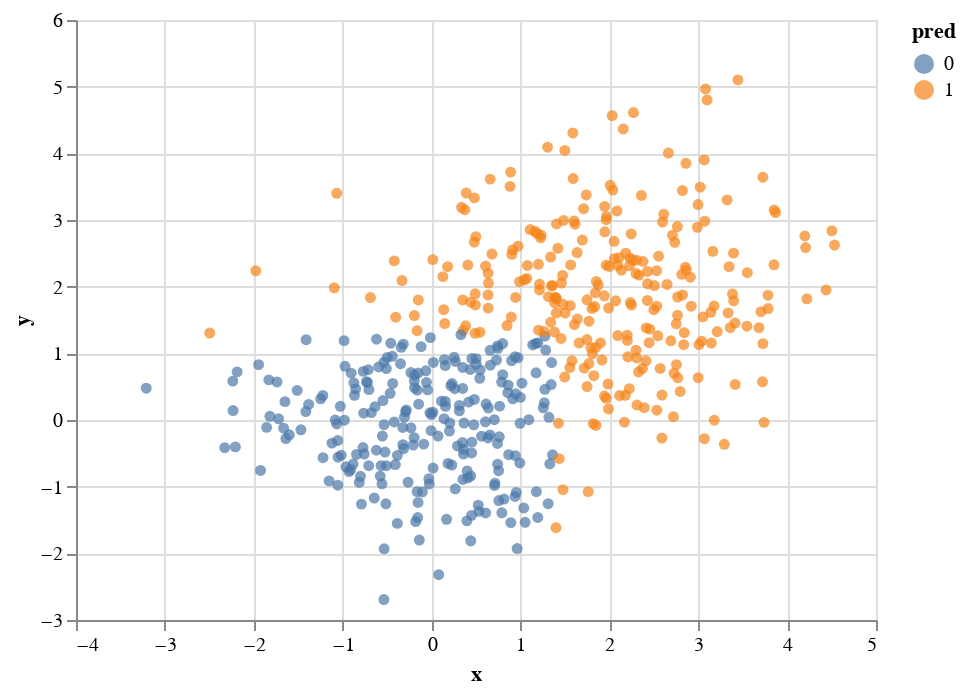

Here is the notebook cell this chart was saved with:
### Markdown cell above
Notice the linear boundaries here.  That is always the case with decision trees, but sometimes there are so many linear boundaries that we can't actually recognize the boundaries.  Here we are using 3 leaf nodes, so there are only 3 regions in the space.

### Code cell
make_chart(clf, X)

### Figure 1 — Vega-Lite specification as saved in the notebook (floating-point values rounded to 4 significant figures; data arrays with more than 128 entries replaced by an {"elided": "..."} marker saying what was removed)
{"config": {"view": {"continuousWidth": 400, "continuousHeight": 300}}, "data": {"name": "data-c25807f9b12a61d613ce63f7613d52ed"}, "mark": "circle", "encoding": {"color": {"field": "pred", "type": "nominal"}, "x": {"field": "x", "type": "quantitative"}, "y": {"field": "y", "type": "quantitative"}}, "$schema": "https://vega.github.io/schema/vega-lite/v4.17.0.json", "datasets": {"data-c25807f9b12a61d613ce63f7613d52ed": {"elided": "500 records"}}}
